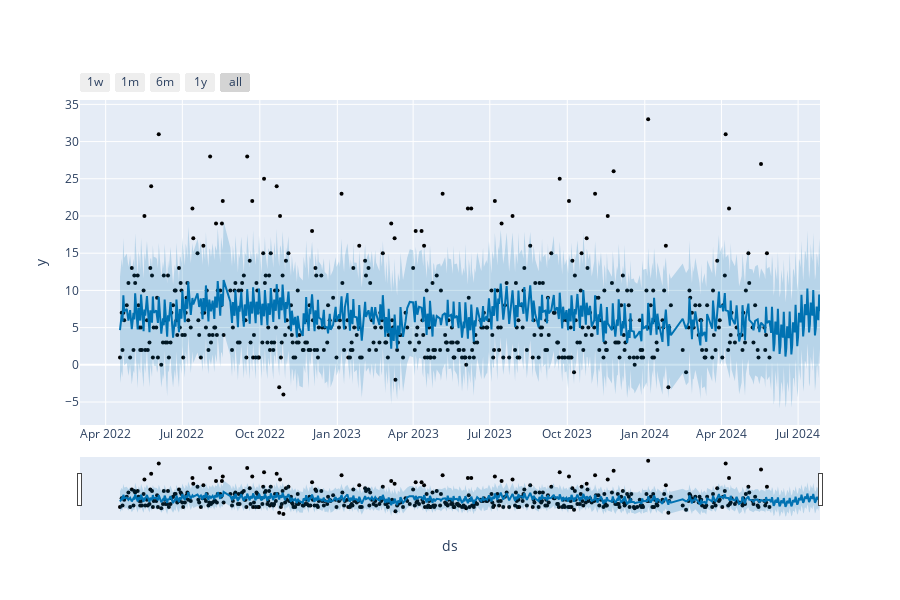

Notebook cell for this chart:
### Code cell
from prophet.plot import plot_plotly, plot_components_plotly

plot_plotly(m, forecast)

### Figure 1 — Plotly figure (JSON) as saved in the notebook; plotly's stock layout.template omitted (floating-point values rounded to 4 significant figures; data arrays with more than 128 entries replaced by an {"elided": "..."} marker saying what was removed)
{"data": [{"marker": {"color": "black", "size": 4}, "mode": "markers", "name": "Actual", "type": "scatter", "x": {"elided": "478 str values"}, "y": {"elided": "478 int values"}}, {"hoverinfo": "skip", "line": {"width": 0}, "mode": "lines", "type": "scatter", "x": {"elided": "538 str values"}, "y": {"elided": "538 float values"}}, {"fill": "tonexty", "fillcolor": "rgba(0, 114, 178, 0.2)", "line": {"color": "#0072B2", "width": 2}, "mode": "lines", "name": "Predicted", "type": "scatter", "x": {"elided": "538 str values"}, "y": {"elided": "538 float values"}}, {"fill": "tonexty", "fillcolor": "rgba(0, 114, 178, 0.2)", "hoverinfo": "skip", "line": {"width": 0}, "mode": "lines", "type": "scatter", "x": {"elided": "538 str values"}, "y": {"elided": "538 float values"}}], "layout": {"height": 600, "showlegend": false, "width": 900, "xaxis": {"rangeselector": {"buttons": [{"count": 7, "label": "1w", "step": "day", "stepmode": "backward"}, {"count": 1, "label": "1m", "step": "month", "stepmode": "backward"}, {"count": 6, "label": "6m", "step": "month", "stepmode": "backward"}, {"count": 1, "label": "1y", "step": "year", "stepmode": "backward"}, {"step": "all"}]}, "rangeslider": {"visible": true}, "title": {"text": "ds"}, "type": "date"}, "yaxis": {"title": {"text": "y"}}}}
